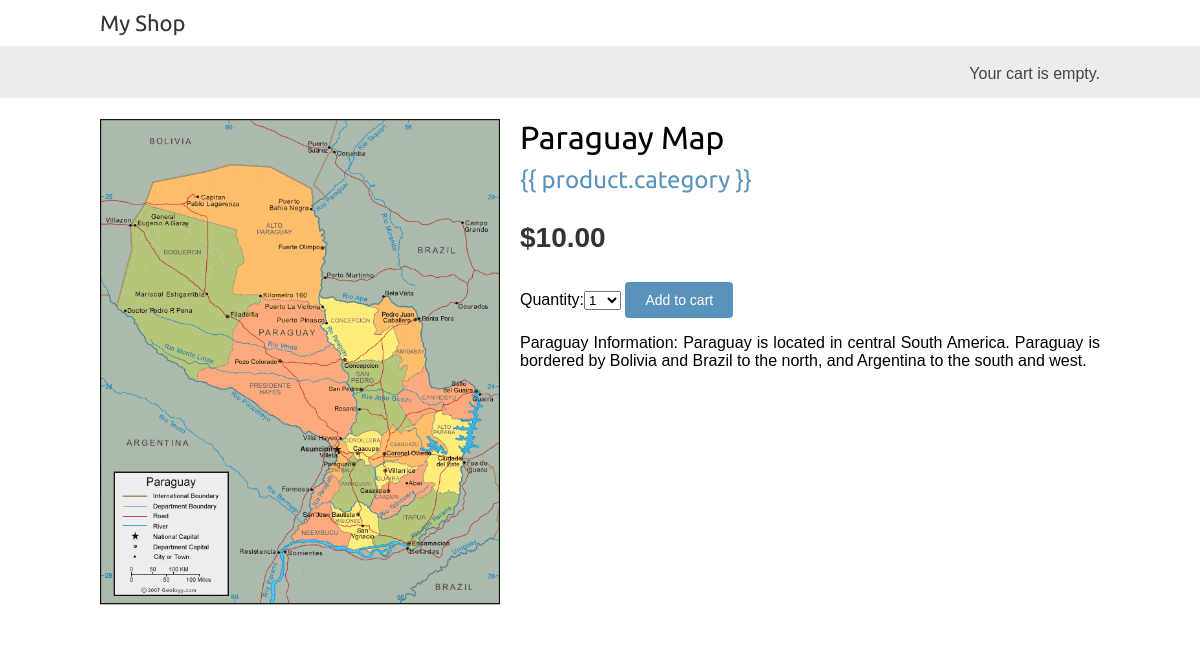
/3/paraguay-map/, run on the app's committed database.
### shop/models.py (models this page shows, shortened)
class Product(models.Model):
    category = models.ForeignKey(Category,
                                 related_name='products',
                                 on_delete=models.CASCADE)
    name = models.CharField(max_length=200, db_index=True)
    slug = models.SlugField(max_length=200, db_index=True)
    image = models.ImageField(upload_to='products/%Y/%m/%d', blank=True)
    description = models.TextField(blank=True)
    price = models.DecimalField(max_digits=10, decimal_places=2)
    available = models.BooleanField(default=True)
    created = models.DateTimeField(auto_now_add=True)
    updated = models.DateTimeField(auto_now=True)
    class Meta:
        ordering = ('name',)
        index_together = (('id', 'slug'),)

### shop/views.py (the view)
# urls.py: path('<int:id>/<slug:slug>/', views.product_detail,name='product_detail'),
def product_detail(request, id, slug):
    product = get_object_or_404(Product,
                                id=id,
                                slug=slug,
                                available=True)
    cart_product_form = CartAddProductForm()
    return render(request,
                  'shop/product/detail.html',
                  {'product': product,
                   'cart_product_form': cart_product_form})

### cart/forms.py
class CartAddProductForm(forms.Form):
    quantity = forms.TypedChoiceField(choices=PRODUCT_QUANTITY_CHOICES,
                                      coerce=int)
    update = forms.BooleanField(required=False,
                                initial=False,
                                widget=forms.HiddenInput)

### shop/models.py (called while the page is built)
    def get_absolute_url(self):
        return reverse('shop:product_list_by_category',
                       args=[self.slug])

### shop/templates/shop/product/detail.html (shortened to what this page needs)
{% extends "shop/base.html" %}
{% load static %}
{% block content %}
    <div class="product-detail">
        <img src="{% if product.image %}{{ product.image.url }}{% else %}
        {% static 'img/no_image.png' %}{% endif %}">
        <h1>{{ product.name }}</h1>
        <h2> <a href="{{ product.category.get_absolute_url }}">{{
        product.category }}</a></h2>
        <p class='price'>${{ product.price }}</p>
        <form action="{% url 'cart:cart_add' product.id %}" method="post">
            {{ cart_product_form }}
            <input type="submit" value="Add to cart">
        </form>
        {{ product.description|linebreaks }}
    </div>
{% endblock %}

### shop/static/css/base.css (style rules this page uses)
body { margin:0; padding:0; font-family:helvetica, sans-serif; }
h1, h2, h3, h4, h5 , h6 { font-family: 'Ubuntu', sans-serif; font-weight:normal; }
a { text-decoration:none; color:#5993bb; }
a.button, input[type="submit"] { color:#fff; background:#5993bb; border-radius:4px; padding:10px 20px; font-size:14px; border:0; }
.product-detail { text-align:justify; }
.product-detail .price { color:#333; font-size:28px; font-weight:bold; }
.product-detail img { width:40%; float:left; padding:0 20px 20px 0; }
.product-detail h1 { margin-bottom:0; }
.product-detail h2 { margin-top:10px; }

### data on the page
Product: image (picture), name "Paraguay Map", price "10.00", description "Paraguay Information: Paraguay is located in central South America. Paraguay is bordered by Bolivia and Brazil to the north, and Argentina to the south and west."
